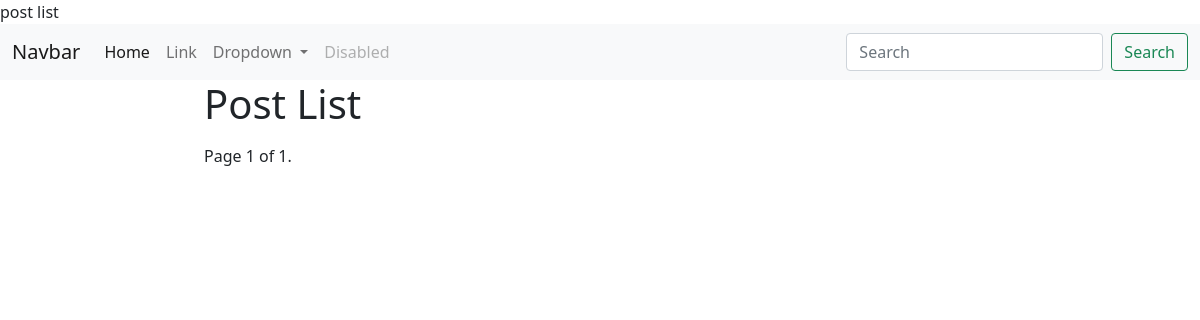
Page /blog/list/ on the earlier database version.
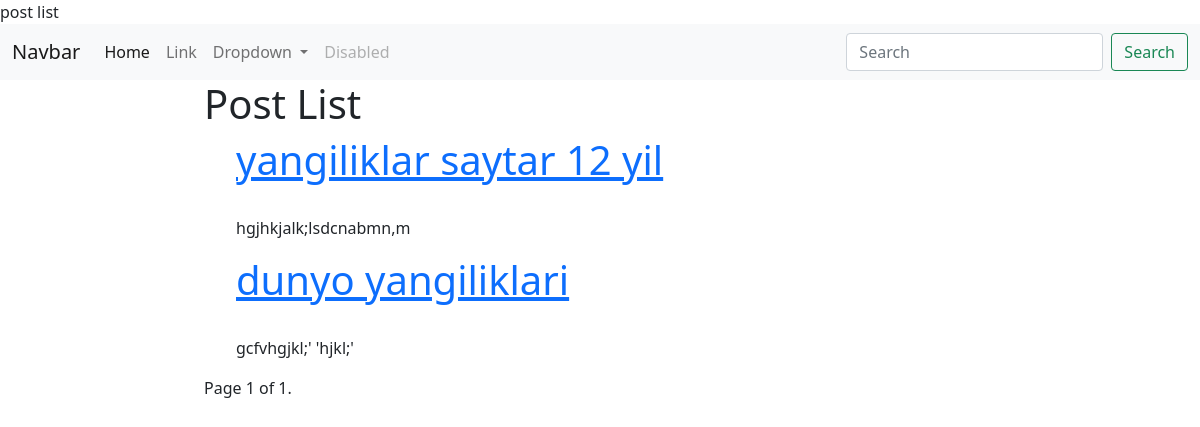
Same page on the later database version.
### blog/models.py (models this page shows, shortened)
class Post(models.Model):
    choice = (
        ("DF", "Draft"),
        ("PB", "Published")
    )
    title = models.CharField(max_length=200)
    slug = models.SlugField(max_length=200, unique_for_date='publish')  # 2023/05/15/post1,post1
    author = models.ForeignKey(Student, on_delete=models.CASCADE, related_name='blog_post')
    body = models.TextField()
    publish = models.DateTimeField(default=timezone.now())  # 2023/06/15/
    created = models.DateTimeField(auto_now_add=True)
    updated = models.DateTimeField(auto_now=True)
    status = models.CharField(max_length=200, choices=choice, default='DF')
    objects = models.Manager()  # default
    published = PublishedManager()
    class Meta:
        ordering = ["-publish"]
    def get_absolute_url(self):
        return reverse('blog:post_detail', args=[self.publish.year, self.publish.month, self.publish.day, self.slug])

### blog/views.py (the view)
# urls.py: path('list/', post_list, name="post"),
def post_list(request):
    posts = Post.published.all()
    p = Paginator(posts, 2)
    page_number = request.GET.get('page')
    try:
        posts = p.page(page_number)
    except PageNotAnInteger:
        posts = p.page(1)
    except EmptyPage:
        posts = p.page(p.num_pages)
    return render(request, 'blog/post/list.html', {'posts': posts})

### blog/models.py (called while the page is built)
    def get_queryset(self):
        return super().get_queryset().filter(status="PB")

### templates/blog/post/list.html (shortened to what this page needs)
{% extends 'base.html' %}
{% block content %}
    <div class="row">
        <div class="offset-2 col-8">
            <h1>Post List</h1>
            <ul>
                {% for post in posts %}
                    <a href="{{ post.get_absolute_url }}"><h1>{{ post.title }}</h1></a><br>
                    <p>{{ post.body }}</p>
                {% endfor %}
            </ul>
            {% include 'pagination.html' %}
        </div>
    </div>
{% endblock %}

Differences in the rows shown:
added Post: title "yangiliklar saytar 12 yil", body "hgjhkjalk;lsdcnabmn,m"
added Post: title "dunyo yangiliklari", body "gcfvhgjkl;' 'hjkl;'"
